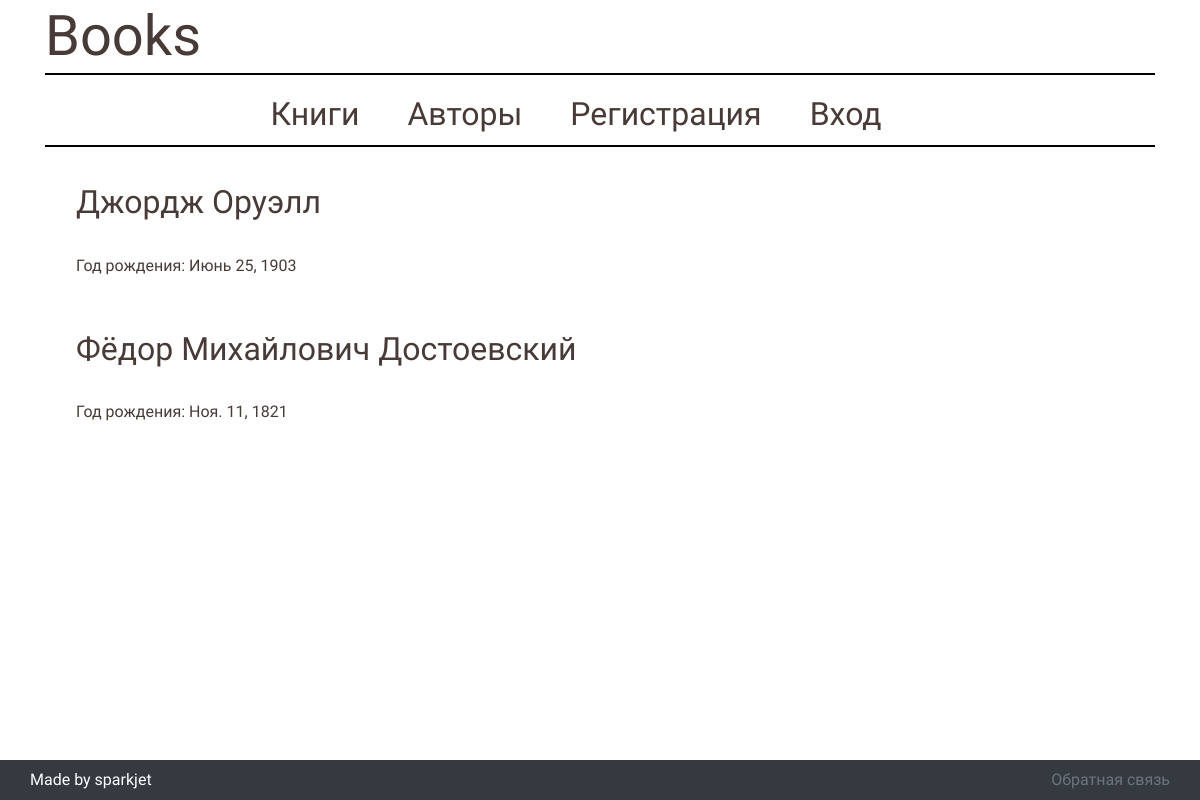
Screenshot of /authors/ with the database file from the repository.
### bookapp/models.py (models this page shows, shortened)
class Autor(models.Model):
	author_full_name = models.CharField(max_length=303, default=None)
	date_birth = models.DateField('birth date')
	death_date = models.DateField('death date')
	birth_place = models.CharField(max_length=90, default=None)
	author_picture = models.ImageField(upload_to='bookapp/static/bookapp/pictures', default=None)

### bookapp/views.py (the view)
# urls.py: path('authors/', views.authors, name='authors'),
def authors(request):
	authors_list = Autor.objects.all()[:5]
	context = {
		'authors_list': authors_list
	}
	return render(request, 'bookapp/authors.html', context)

### bookapp/templates/bookapp/authors.html
{% extends "bookapp/primary_pattern.html" %}
{% load static %}
{% block page_configs %}
	<link rel="stylesheet" type="text/css" href="{% static 'bookapp/styles_for_authors.css' %}">
{% endblock page_configs %}
{% block content %}
	<div class="authorlist">
	{% if authors_list %}
		{% for author in authors_list %}
		<a href="{% url 'bookapp:particular_author' author.pk %}" class="author-wrapper">
			<div class="author">
				<h1 class="author-title">{{ author.author_full_name }}</h1><br>
				<span>Год рождения: {{ author.date_birth }}</span>
			</div>
		</a>
		{% endfor %}
	{% else %}
		<p>No authors are available.</p>
	{% endif %}
	</div>
{% endblock content %}

### bookapp/static/bookapp/styles.css (style rules this page uses)
* { margin: 0; padding: 0; }
body { font-family: 'Roboto Condensed', sans-serif !important; }
a { text-decoration: none !important; }

### bookapp/static/bookapp/styles_for_authors.css (style rules this page uses)
.authorlist { width: 90%; margin: 17px 15px; }
.author-wrapper { text-decoration: none; color: #483B37; }
.author { padding: 1em; margin-top: 20px; }
.author-title { font-size: 2em; }

### rows the page displays
Autor: author_full_name "Джордж Оруэлл", date_birth "Июнь 25, 1903"
Autor: author_full_name "Фёдор Михайлович Достоевский", date_birth "Ноя. 11, 1821"
